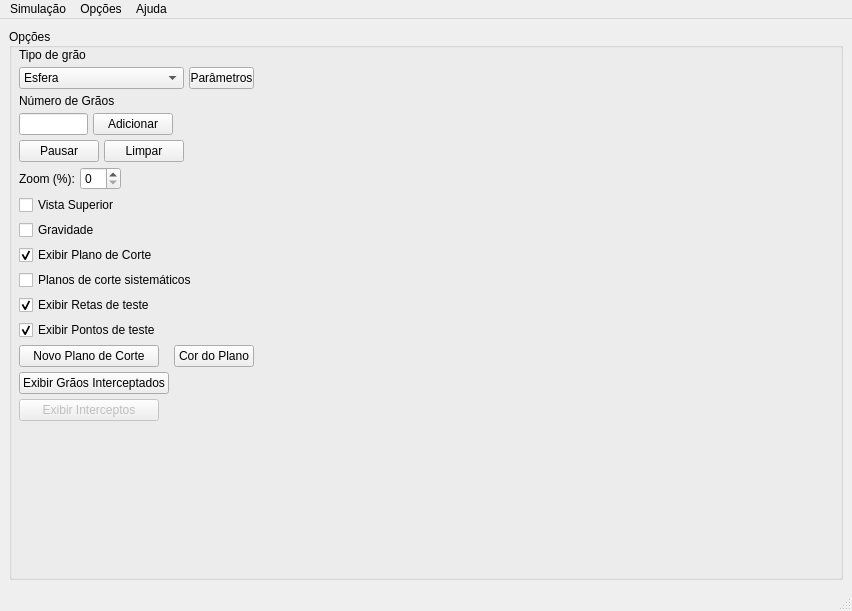
<?xml version="1.0" encoding="UTF-8"?>
<ui version="4.0">
 <author>Lucas Simão</author>
 <class>MainWindow</class>
 <widget class="QMainWindow" name="MainWindow">
  <property name="geometry">
   <rect>
    <x>0</x>
    <y>0</y>
    <width>852</width>
    <height>611</height>
   </rect>
  </property>
  <property name="sizePolicy">
   <sizepolicy hsizetype="Preferred" vsizetype="Preferred">
    <horstretch>0</horstretch>
    <verstretch>0</verstretch>
   </sizepolicy>
  </property>
  <property name="minimumSize">
   <size>
    <width>800</width>
    <height>600</height>
   </size>
  </property>
  <property name="windowTitle">
   <string>Caixa de Grãos</string>
  </property>
  <property name="windowIcon">
   <iconset>
    <normaloff>../../../../Qt/2009.02/share/pixmaps/qtcreator_logo_24.png</normaloff>../../../../Qt/2009.02/share/pixmaps/qtcreator_logo_24.png</iconset>
  </property>
  <property name="documentMode">
   <bool>false</bool>
  </property>
  <widget class="QWidget" name="centralwidget">
   <property name="maximumSize">
    <size>
     <width>16777215</width>
     <height>16777215</height>
    </size>
   </property>
   <property name="sizeIncrement">
    <size>
     <width>0</width>
     <height>0</height>
    </size>
   </property>
   <property name="acceptDrops">
    <bool>false</bool>
   </property>
   <layout class="QHBoxLayout" name="horizontalLayout">
    <item>
     <layout class="QHBoxLayout" name="horizontalLayout_2">
      <item>
       <widget class="QGroupBox" name="groupBox">
        <property name="sizePolicy">
         <sizepolicy hsizetype="Minimum" vsizetype="Minimum">
          <horstretch>0</horstretch>
          <verstretch>0</verstretch>
         </sizepolicy>
        </property>
        <property name="minimumSize">
         <size>
          <width>245</width>
          <height>0</height>
         </size>
        </property>
        <property name="maximumSize">
         <size>
          <width>16777215</width>
          <height>16777215</height>
         </size>
        </property>
        <property name="baseSize">
         <size>
          <width>0</width>
          <height>0</height>
         </size>
        </property>
        <property name="layoutDirection">
         <enum>Qt::LeftToRight</enum>
        </property>
        <property name="autoFillBackground">
         <bool>false</bool>
        </property>
        <property name="title">
         <string>Opções </string>
        </property>
        <property name="alignment">
         <set>Qt::AlignLeading|Qt::AlignLeft|Qt::AlignVCenter</set>
        </property>
        <widget class="QWidget" name="verticalLayoutWidget">
         <property name="geometry">
          <rect>
           <x>10</x>
           <y>20</y>
           <width>235</width>
           <height>553</height>
          </rect>
         </property>
         <layout class="QVBoxLayout" name="verticalLayout">
          <property name="spacing">
           <number>5</number>
          </property>
          <item>
           <widget class="QLabel" name="label">
            <property name="text">
             <string>Tipo de grão</string>
            </property>
            <property name="buddy">
             <cstring>comboBoxTipoGrao</cstring>
            </property>
           </widget>
          </item>
          <item>
           <layout class="QHBoxLayout" name="horizontalLayout_10">
            <item>
             <widget class="QComboBox" name="comboBoxTipoGrao">
              <property name="cursor">
               <cursorShape>PointingHandCursor</cursorShape>
              </property>
              <item>
               <property name="text">
                <string>Esfera</string>
               </property>
              </item>
              <item>
               <property name="text">
                <string>Prisma Triangular</string>
               </property>
              </item>
              <item>
               <property name="text">
                <string>Prismas Triangular Truncado</string>
               </property>
              </item>
             </widget>
            </item>
            <item>
             <widget class="QPushButton" name="btnParametros">
              <property name="maximumSize">
               <size>
                <width>65</width>
                <height>16777215</height>
               </size>
              </property>
              <property name="cursor">
               <cursorShape>PointingHandCursor</cursorShape>
              </property>
              <property name="text">
               <string>Parâmetros</string>
              </property>
             </widget>
            </item>
           </layout>
          </item>
          <item>
           <widget class="QLabel" name="label_2">
            <property name="text">
             <string>Número de Grãos</string>
            </property>
            <property name="buddy">
             <cstring>textNumeroGraos</cstring>
            </property>
           </widget>
          </item>
          <item>
           <layout class="QHBoxLayout" name="horizontalLayout_3">
            <item>
             <widget class="QLineEdit" name="textNumeroGraos"/>
            </item>
            <item>
             <widget class="QPushButton" name="btnAdicionar">
              <property name="cursor">
               <cursorShape>PointingHandCursor</cursorShape>
              </property>
              <property name="text">
               <string>Adicionar</string>
              </property>
             </widget>
            </item>
            <item>
             <spacer name="horizontalSpacer_3">
              <property name="orientation">
               <enum>Qt::Horizontal</enum>
              </property>
              <property name="sizeHint" stdset="0">
               <size>
                <width>120</width>
                <height>20</height>
               </size>
              </property>
             </spacer>
            </item>
           </layout>
          </item>
          <item>
           <layout class="QHBoxLayout" name="horizontalLayout_4"/>
          </item>
          <item>
           <layout class="QHBoxLayout" name="horizontalLayout_5">
            <item>
             <widget class="QPushButton" name="btnParar">
              <property name="cursor">
               <cursorShape>PointingHandCursor</cursorShape>
              </property>
              <property name="text">
               <string>Pausar</string>
              </property>
             </widget>
            </item>
            <item>
             <widget class="QPushButton" name="btnLimpar">
              <property name="cursor">
               <cursorShape>PointingHandCursor</cursorShape>
              </property>
              <property name="text">
               <string>Limpar</string>
              </property>
             </widget>
            </item>
            <item>
             <spacer name="horizontalSpacer_2">
              <property name="orientation">
               <enum>Qt::Horizontal</enum>
              </property>
              <property name="sizeHint" stdset="0">
               <size>
                <width>94</width>
                <height>20</height>
               </size>
              </property>
             </spacer>
            </item>
           </layout>
          </item>
          <item>
           <layout class="QHBoxLayout" name="horizontalLayout_6">
            <item>
             <widget class="QLabel" name="label_4">
              <property name="text">
               <string>Zoom (%):</string>
              </property>
             </widget>
            </item>
            <item>
             <widget class="QSpinBox" name="spinBoxZoom">
              <property name="cursor">
               <cursorShape>PointingHandCursor</cursorShape>
              </property>
             </widget>
            </item>
            <item>
             <spacer name="horizontalSpacer_4">
              <property name="orientation">
               <enum>Qt::Horizontal</enum>
              </property>
              <property name="sizeHint" stdset="0">
               <size>
                <width>40</width>
                <height>20</height>
               </size>
              </property>
             </spacer>
            </item>
           </layout>
          </item>
          <item>
           <widget class="QCheckBox" name="checkBoxVistaSuperior">
            <property name="cursor">
             <cursorShape>PointingHandCursor</cursorShape>
            </property>
            <property name="text">
             <string>Vista Superior</string>
            </property>
           </widget>
          </item>
          <item>
           <widget class="QCheckBox" name="checkBoxGravidade">
            <property name="cursor">
             <cursorShape>PointingHandCursor</cursorShape>
            </property>
            <property name="text">
             <string>Gravidade</string>
            </property>
            <property name="checked">
             <bool>false</bool>
            </property>
           </widget>
          </item>
          <item>
           <layout class="QHBoxLayout" name="horizontalLayout_13">
            <item>
             <widget class="QCheckBox" name="checkBoxExibirPlanoDeCorte">
              <property name="cursor">
               <cursorShape>PointingHandCursor</cursorShape>
              </property>
              <property name="text">
               <string>Exibir Plano de Corte</string>
              </property>
              <property name="checked">
               <bool>true</bool>
              </property>
             </widget>
            </item>
           </layout>
          </item>
          <item>
           <widget class="QCheckBox" name="checkBoxPlanoDeCorteSistematico">
            <property name="text">
             <string>Planos de corte sistemáticos</string>
            </property>
           </widget>
          </item>
          <item>
           <layout class="QHBoxLayout" name="horizontalLayout_14">
            <item>
             <widget class="QCheckBox" name="checkBoxExibirRetasTeste">
              <property name="cursor">
               <cursorShape>PointingHandCursor</cursorShape>
              </property>
              <property name="text">
               <string>Exibir Retas de teste</string>
              </property>
              <property name="checked">
               <bool>true</bool>
              </property>
             </widget>
            </item>
           </layout>
          </item>
          <item>
           <widget class="QCheckBox" name="checkBoxExibirPontosTeste">
            <property name="cursor">
             <cursorShape>PointingHandCursor</cursorShape>
            </property>
            <property name="text">
             <string>Exibir Pontos de teste</string>
            </property>
            <property name="checked">
             <bool>true</bool>
            </property>
           </widget>
          </item>
          <item>
           <layout class="QHBoxLayout" name="horizontalLayout_9">
            <item>
             <widget class="QPushButton" name="btnNovoPlanodeCorte">
              <property name="minimumSize">
               <size>
                <width>140</width>
                <height>0</height>
               </size>
              </property>
              <property name="cursor">
               <cursorShape>PointingHandCursor</cursorShape>
              </property>
              <property name="text">
               <string>Novo Plano de Corte</string>
              </property>
             </widget>
            </item>
            <item>
             <spacer name="horizontalSpacer_5">
              <property name="orientation">
               <enum>Qt::Horizontal</enum>
              </property>
              <property name="sizeHint" stdset="0">
               <size>
                <width>40</width>
                <height>20</height>
               </size>
              </property>
             </spacer>
            </item>
            <item>
             <widget class="QPushButton" name="btnPlanoDeCorteCor">
              <property name="cursor">
               <cursorShape>PointingHandCursor</cursorShape>
              </property>
              <property name="text">
               <string>Cor do Plano</string>
              </property>
             </widget>
            </item>
           </layout>
          </item>
          <item>
           <layout class="QHBoxLayout" name="horizontalLayout_7">
            <item>
             <widget class="QPushButton" name="btnPlanovsGraos">
              <property name="minimumSize">
               <size>
                <width>140</width>
                <height>0</height>
               </size>
              </property>
              <property name="cursor">
               <cursorShape>PointingHandCursor</cursorShape>
              </property>
              <property name="text">
               <string>Exibir Grãos Interceptados</string>
              </property>
             </widget>
            </item>
            <item>
             <spacer name="horizontalSpacer_9">
              <property name="orientation">
               <enum>Qt::Horizontal</enum>
              </property>
              <property name="sizeHint" stdset="0">
               <size>
                <width>40</width>
                <height>20</height>
               </size>
              </property>
             </spacer>
            </item>
           </layout>
          </item>
          <item>
           <layout class="QHBoxLayout" name="horizontalLayout_8">
            <item>
             <widget class="QPushButton" name="btnExibirInterceptos">
              <property name="enabled">
               <bool>false</bool>
              </property>
              <property name="sizePolicy">
               <sizepolicy hsizetype="Minimum" vsizetype="Minimum">
                <horstretch>0</horstretch>
                <verstretch>0</verstretch>
               </sizepolicy>
              </property>
              <property name="minimumSize">
               <size>
                <width>140</width>
                <height>20</height>
               </size>
              </property>
              <property name="cursor">
               <cursorShape>PointingHandCursor</cursorShape>
              </property>
              <property name="text">
               <string>Exibir Interceptos</string>
              </property>
             </widget>
            </item>
            <item>
             <spacer name="horizontalSpacer_8">
              <property name="orientation">
               <enum>Qt::Horizontal</enum>
              </property>
              <property name="sizeHint" stdset="0">
               <size>
                <width>40</width>
                <height>20</height>
               </size>
              </property>
             </spacer>
            </item>
           </layout>
          </item>
          <item>
           <spacer name="verticalSpacer">
            <property name="orientation">
             <enum>Qt::Vertical</enum>
            </property>
            <property name="sizeHint" stdset="0">
             <size>
              <width>20</width>
              <height>0</height>
             </size>
            </property>
           </spacer>
          </item>
         </layout>
        </widget>
       </widget>
      </item>
     </layout>
    </item>
   </layout>
  </widget>
  <widget class="QMenuBar" name="menubar">
   <property name="geometry">
    <rect>
     <x>0</x>
     <y>0</y>
     <width>852</width>
     <height>22</height>
    </rect>
   </property>
   <widget class="QMenu" name="menuArquivo">
    <property name="title">
     <string>Simulação</string>
    </property>
    <addaction name="actionNova_Simulacao"/>
    <addaction name="actionSalvar_Figura"/>
    <addaction name="actionSalvar_resultados"/>
    <addaction name="actionSalvar_cena"/>
    <addaction name="actionAbrir_cena"/>
    <addaction name="separator"/>
    <addaction name="actionSair"/>
   </widget>
   <widget class="QMenu" name="menuOp_es">
    <property name="title">
     <string>Opções</string>
    </property>
    <widget class="QMenu" name="menuAdi_o_Sistem_tica">
     <property name="title">
      <string>Adição Sistemática</string>
     </property>
     <widget class="QMenu" name="menuCom_volume_da_Caixa_Fixo">
      <property name="title">
       <string>Com Volume da Caixa Fixo</string>
      </property>
      <addaction name="actionAdicaoSistematicaEsferas"/>
      <addaction name="actionAdicaoSistematicaPrismaTriangular"/>
     </widget>
     <widget class="QMenu" name="menuCom_Volume_da_Caixa_Ajust_vel">
      <property name="title">
       <string>Com Volume da Caixa Ajustável</string>
      </property>
      <addaction name="actionAdicaoSistematicaPrismaTriangularComVolumeAjustavel"/>
      <addaction name="actionEsferas"/>
     </widget>
     <addaction name="menuCom_volume_da_Caixa_Fixo"/>
     <addaction name="menuCom_Volume_da_Caixa_Ajust_vel"/>
     <addaction name="actionDistribui_o_Log_Normal"/>
    </widget>
    <addaction name="actionPercola_o"/>
    <addaction name="actionExecutarCortesSistematicos"/>
    <addaction name="actionGrade_de_pontos_e_linha_teste"/>
    <addaction name="actionDistribui_o_de_gr_os"/>
    <addaction name="menuAdi_o_Sistem_tica"/>
   </widget>
   <widget class="QMenu" name="menuAjuda">
    <property name="title">
     <string>Ajuda</string>
    </property>
    <addaction name="actionAjuda"/>
    <addaction name="actionSobre"/>
   </widget>
   <addaction name="menuArquivo"/>
   <addaction name="menuOp_es"/>
   <addaction name="menuAjuda"/>
  </widget>
  <widget class="QStatusBar" name="statusBar">
   <property name="statusTip">
    <string/>
   </property>
   <property name="sizeGripEnabled">
    <bool>true</bool>
   </property>
  </widget>
  <action name="actionSalvar_Figura">
   <property name="text">
    <string>Salvar Imagem</string>
   </property>
  </action>
  <action name="actionSalvar_resultados">
   <property name="text">
    <string>Salvar resultados</string>
   </property>
  </action>
  <action name="actionSalvar_cena">
   <property name="text">
    <string>Salvar cena</string>
   </property>
  </action>
  <action name="actionAbrir_cena">
   <property name="text">
    <string>Abrir cena</string>
   </property>
  </action>
  <action name="actionSair">
   <property name="text">
    <string>Sair</string>
   </property>
  </action>
  <action name="actionEsferas_identicas">
   <property name="checkable">
    <bool>true</bool>
   </property>
   <property name="checked">
    <bool>true</bool>
   </property>
   <property name="text">
    <string>Esferas idênticas</string>
   </property>
   <property name="iconText">
    <string>Usar esferas idênticas</string>
   </property>
  </action>
  <action name="actionEsferas_aleatorias">
   <property name="checkable">
    <bool>true</bool>
   </property>
   <property name="text">
    <string>Usar grãos aleatórios</string>
   </property>
   <property name="iconText">
    <string>Usar grãos aleatórios</string>
   </property>
  </action>
  <action name="actionPercola_o">
   <property name="enabled">
    <bool>false</bool>
   </property>
   <property name="text">
    <string>Percolação</string>
   </property>
  </action>
  <action name="actionCores_dos_gr_os">
   <property name="text">
    <string>Cores dos grãos</string>
   </property>
  </action>
  <action name="actionExecutarCortesSistematicos">
   <property name="text">
    <string>Executar cortes sistemáticos</string>
   </property>
  </action>
  <action name="actionGrade_de_pontos_e_linha_teste">
   <property name="enabled">
    <bool>true</bool>
   </property>
   <property name="text">
    <string>Grade de pontos e linha teste</string>
   </property>
  </action>
  <action name="actionPlano_de_corte">
   <property name="text">
    <string>Plano de corte</string>
   </property>
  </action>
  <action name="actionExibir_resultados">
   <property name="text">
    <string>Exibir resultados</string>
   </property>
  </action>
  <action name="actionDistribui_o_de_gr_os">
   <property name="text">
    <string>Distribuição de grãos</string>
   </property>
  </action>
  <action name="actionPlano_de_fundo">
   <property name="text">
    <string>Cor de fundo</string>
   </property>
  </action>
  <action name="actionTetaedro">
   <property name="text">
    <string>Tetaedro</string>
   </property>
  </action>
  <action name="actionEctaedro">
   <property name="text">
    <string>Octaedro</string>
   </property>
  </action>
  <action name="actionCubo_simples">
   <property name="text">
    <string>Cúbico simples</string>
   </property>
  </action>
  <action name="actionC_bico_de_corpo_centrado">
   <property name="text">
    <string>Cúbico de corpo centrado</string>
   </property>
  </action>
  <action name="actionCores">
   <property name="text">
    <string>Cores</string>
   </property>
  </action>
  <action name="actionAjuda">
   <property name="text">
    <string>Ajuda</string>
   </property>
  </action>
  <action name="actionSobre">
   <property name="text">
    <string>Sobre ...</string>
   </property>
  </action>
  <action name="actionNova_Simulacao">
   <property name="text">
    <string>Nova Simulacao</string>
   </property>
  </action>
  <action name="actionAdi_o_Sistem_tica_de_Prismas">
   <property name="text">
    <string>Adição Sistemática de Prismas </string>
   </property>
  </action>
  <action name="actionAdicaoSistematicaEsferas">
   <property name="text">
    <string>Esferas</string>
   </property>
  </action>
  <action name="actionAdicaoSistematicaPrismaTriangular">
   <property name="text">
    <string>Prismas Triangulares</string>
   </property>
  </action>
  <action name="actionPrismas_Triangulares_Truncados">
   <property name="text">
    <string>Prismas Triangulares Truncados</string>
   </property>
  </action>
  <action name="actionAdicaoSistematicaPrismaTriangularComVolumeAjustavel">
   <property name="text">
    <string>Prismas Triangulares</string>
   </property>
  </action>
  <action name="actionEsferas">
   <property name="text">
    <string>Esferas</string>
   </property>
  </action>
  <action name="actionDistribui_o_Log_Normal">
   <property name="text">
    <string>Distribuição Log Normal</string>
   </property>
  </action>
 </widget>
 <resources/>
 <connections>
  <connection>
   <sender>btnAdicionar</sender>
   <signal>clicked()</signal>
   <receiver>MainWindow</receiver>
   <slot>adicionarObjetos()</slot>
   <hints>
    <hint type="sourcelabel">
     <x>180</x>
     <y>144</y>
    </hint>
    <hint type="destinationlabel">
     <x>399</x>
     <y>305</y>
    </hint>
   </hints>
  </connection>
  <connection>
   <sender>btnParar</sender>
   <signal>clicked()</signal>
   <receiver>MainWindow</receiver>
   <slot>pararSimulacao()</slot>
   <hints>
    <hint type="sourcelabel">
     <x>71</x>
     <y>181</y>
    </hint>
    <hint type="destinationlabel">
     <x>399</x>
     <y>305</y>
    </hint>
   </hints>
  </connection>
  <connection>
   <sender>btnLimpar</sender>
   <signal>clicked()</signal>
   <receiver>MainWindow</receiver>
   <slot>limparSimulacao()</slot>
   <hints>
    <hint type="sourcelabel">
     <x>177</x>
     <y>181</y>
    </hint>
    <hint type="destinationlabel">
     <x>399</x>
     <y>305</y>
    </hint>
   </hints>
  </connection>
  <connection>
   <sender>btnNovoPlanodeCorte</sender>
   <signal>clicked()</signal>
   <receiver>MainWindow</receiver>
   <slot>novoPlanoDeCorte()</slot>
   <hints>
    <hint type="sourcelabel">
     <x>99</x>
     <y>380</y>
    </hint>
    <hint type="destinationlabel">
     <x>399</x>
     <y>305</y>
    </hint>
   </hints>
  </connection>
  <connection>
   <sender>actionSair</sender>
   <signal>triggered()</signal>
   <receiver>MainWindow</receiver>
   <slot>close()</slot>
   <hints>
    <hint type="sourcelabel">
     <x>-1</x>
     <y>-1</y>
    </hint>
    <hint type="destinationlabel">
     <x>425</x>
     <y>304</y>
    </hint>
   </hints>
  </connection>
  <connection>
   <sender>checkBoxGravidade</sender>
   <signal>toggled(bool)</signal>
   <receiver>MainWindow</receiver>
   <slot>usarGravidade(bool)</slot>
   <hints>
    <hint type="sourcelabel">
     <x>141</x>
     <y>255</y>
    </hint>
    <hint type="destinationlabel">
     <x>425</x>
     <y>304</y>
    </hint>
   </hints>
  </connection>
  <connection>
   <sender>checkBoxExibirPlanoDeCorte</sender>
   <signal>toggled(bool)</signal>
   <receiver>MainWindow</receiver>
   <slot>exibirPlanoDeCorte(bool)</slot>
   <hints>
    <hint type="sourcelabel">
     <x>154</x>
     <y>279</y>
    </hint>
    <hint type="destinationlabel">
     <x>425</x>
     <y>304</y>
    </hint>
   </hints>
  </connection>
  <connection>
   <sender>btnPlanovsGraos</sender>
   <signal>clicked()</signal>
   <receiver>MainWindow</receiver>
   <slot>exibirGraosInterceptados()</slot>
   <hints>
    <hint type="sourcelabel">
     <x>98</x>
     <y>410</y>
    </hint>
    <hint type="destinationlabel">
     <x>425</x>
     <y>304</y>
    </hint>
   </hints>
  </connection>
  <connection>
   <sender>btnParametros</sender>
   <signal>clicked()</signal>
   <receiver>MainWindow</receiver>
   <slot>configurarParametros()</slot>
   <hints>
    <hint type="sourcelabel">
     <x>209</x>
     <y>85</y>
    </hint>
    <hint type="destinationlabel">
     <x>425</x>
     <y>304</y>
    </hint>
   </hints>
  </connection>
  <connection>
   <sender>btnExibirInterceptos</sender>
   <signal>clicked()</signal>
   <receiver>MainWindow</receiver>
   <slot>exibirInterceptos()</slot>
   <hints>
    <hint type="sourcelabel">
     <x>161</x>
     <y>440</y>
    </hint>
    <hint type="destinationlabel">
     <x>425</x>
     <y>304</y>
    </hint>
   </hints>
  </connection>
  <connection>
   <sender>actionNova_Simulacao</sender>
   <signal>triggered()</signal>
   <receiver>MainWindow</receiver>
   <slot>novaSimulacao()</slot>
   <hints>
    <hint type="sourcelabel">
     <x>-1</x>
     <y>-1</y>
    </hint>
    <hint type="destinationlabel">
     <x>425</x>
     <y>304</y>
    </hint>
   </hints>
  </connection>
  <connection>
   <sender>actionEsferas_aleatorias</sender>
   <signal>toggled(bool)</signal>
   <receiver>MainWindow</receiver>
   <slot>usarGraosAleatorios(bool)</slot>
   <hints>
    <hint type="sourcelabel">
     <x>-1</x>
     <y>-1</y>
    </hint>
    <hint type="destinationlabel">
     <x>425</x>
     <y>305</y>
    </hint>
   </hints>
  </connection>
  <connection>
   <sender>checkBoxExibirPontosTeste</sender>
   <signal>toggled(bool)</signal>
   <receiver>MainWindow</receiver>
   <slot>exibirPontosTeste(bool)</slot>
   <hints>
    <hint type="sourcelabel">
     <x>253</x>
     <y>351</y>
    </hint>
    <hint type="destinationlabel">
     <x>425</x>
     <y>305</y>
    </hint>
   </hints>
  </connection>
  <connection>
   <sender>checkBoxExibirRetasTeste</sender>
   <signal>toggled(bool)</signal>
   <receiver>MainWindow</receiver>
   <slot>exibirRetasTeste(bool)</slot>
   <hints>
    <hint type="sourcelabel">
     <x>174</x>
     <y>327</y>
    </hint>
    <hint type="destinationlabel">
     <x>425</x>
     <y>305</y>
    </hint>
   </hints>
  </connection>
  <connection>
   <sender>actionGrade_de_pontos_e_linha_teste</sender>
   <signal>triggered()</signal>
   <receiver>MainWindow</receiver>
   <slot>configurarGrade()</slot>
   <hints>
    <hint type="sourcelabel">
     <x>-1</x>
     <y>-1</y>
    </hint>
    <hint type="destinationlabel">
     <x>425</x>
     <y>305</y>
    </hint>
   </hints>
  </connection>
  <connection>
   <sender>checkBoxVistaSuperior</sender>
   <signal>toggled(bool)</signal>
   <receiver>MainWindow</receiver>
   <slot>exibirVisaoSuperior(bool)</slot>
   <hints>
    <hint type="sourcelabel">
     <x>137</x>
     <y>223</y>
    </hint>
    <hint type="destinationlabel">
     <x>425</x>
     <y>305</y>
    </hint>
   </hints>
  </connection>
  <connection>
   <sender>checkBoxPlanoDeCorteSistematico</sender>
   <signal>toggled(bool)</signal>
   <receiver>MainWindow</receiver>
   <slot>mudarEstrategiaDeAlturasDoPlanodeCorte(bool)</slot>
   <hints>
    <hint type="sourcelabel">
     <x>137</x>
     <y>294</y>
    </hint>
    <hint type="destinationlabel">
     <x>425</x>
     <y>305</y>
    </hint>
   </hints>
  </connection>
  <connection>
   <sender>actionAdicaoSistematicaEsferas</sender>
   <signal>triggered()</signal>
   <receiver>MainWindow</receiver>
   <slot>adicionarEsferasSistematicamente()</slot>
   <hints>
    <hint type="sourcelabel">
     <x>-1</x>
     <y>-1</y>
    </hint>
    <hint type="destinationlabel">
     <x>425</x>
     <y>305</y>
    </hint>
   </hints>
  </connection>
  <connection>
   <sender>actionAdicaoSistematicaPrismaTriangular</sender>
   <signal>triggered()</signal>
   <receiver>MainWindow</receiver>
   <slot>adicionarPrismasSistematicamente()</slot>
   <hints>
    <hint type="sourcelabel">
     <x>-1</x>
     <y>-1</y>
    </hint>
    <hint type="destinationlabel">
     <x>425</x>
     <y>305</y>
    </hint>
   </hints>
  </connection>
  <connection>
   <sender>actionExecutarCortesSistematicos</sender>
   <signal>triggered()</signal>
   <receiver>MainWindow</receiver>
   <slot>actionExecutarCortesSistematicos()</slot>
   <hints>
    <hint type="sourcelabel">
     <x>-1</x>
     <y>-1</y>
    </hint>
    <hint type="destinationlabel">
     <x>425</x>
     <y>305</y>
    </hint>
   </hints>
  </connection>
  <connection>
   <sender>actionAdicaoSistematicaPrismaTriangularComVolumeAjustavel</sender>
   <signal>triggered()</signal>
   <receiver>MainWindow</receiver>
   <slot>adicionarPrismasSistematicamenteComVolumeDaCaixaAjustavel()</slot>
   <hints>
    <hint type="sourcelabel">
     <x>-1</x>
     <y>-1</y>
    </hint>
    <hint type="destinationlabel">
     <x>425</x>
     <y>305</y>
    </hint>
   </hints>
  </connection>
  <connection>
   <sender>actionEsferas</sender>
   <signal>triggered()</signal>
   <receiver>MainWindow</receiver>
   <slot>adicionarEsferasSistematicamenteComVolumeDaCaixaAjustavel()</slot>
   <hints>
    <hint type="sourcelabel">
     <x>-1</x>
     <y>-1</y>
    </hint>
    <hint type="destinationlabel">
     <x>425</x>
     <y>305</y>
    </hint>
   </hints>
  </connection>
  <connection>
   <sender>actionDistribui_o_Log_Normal</sender>
   <signal>triggered()</signal>
   <receiver>MainWindow</receiver>
   <slot>distribuicaoLogNormal()</slot>
   <hints>
    <hint type="sourcelabel">
     <x>-1</x>
     <y>-1</y>
    </hint>
    <hint type="destinationlabel">
     <x>425</x>
     <y>305</y>
    </hint>
   </hints>
  </connection>
  <connection>
   <sender>btnPlanoDeCorteCor</sender>
   <signal>clicked()</signal>
   <receiver>MainWindow</receiver>
   <slot>configurarCorDoPlanoDeCorte()</slot>
   <hints>
    <hint type="sourcelabel">
     <x>215</x>
     <y>369</y>
    </hint>
    <hint type="destinationlabel">
     <x>425</x>
     <y>305</y>
    </hint>
   </hints>
  </connection>
 </connections>
 <slots>
  <slot>adicionarObjetos()</slot>
  <slot>pararSimulacao()</slot>
  <slot>limparSimulacao()</slot>
  <slot>novoPlanoDeCorte()</slot>
  <slot>exibirSobre()</slot>
  <slot>usarGravidade(bool)</slot>
  <slot>exibirPlanoDeCorte(bool)</slot>
  <slot>exibirGraosInterceptados()</slot>
  <slot>configurarParametros()</slot>
  <slot>exibirInterceptos()</slot>
  <slot>novaSimulacao()</slot>
  <slot>usarGraosAleatorios(bool)</slot>
  <slot>exibirRetasTeste(bool)</slot>
  <slot>exibirPontosTeste(bool)</slot>
  <slot>configurarGrade()</slot>
  <slot>exibirVisaoSuperior(bool)</slot>
  <slot>mudarEstrategiaDeAlturasDoPlanodeCorte(bool)</slot>
  <slot>adicionarEsferasSistematicamente()</slot>
  <slot>adicionarPrismasSistematicamente()</slot>
  <slot>actionExecutarCortesSistematicos()</slot>
  <slot>adicionarPrismasSistematicamenteComVolumeDaCaixaAjustavel()</slot>
  <slot>adicionarEsferasSistematicamenteComVolumeDaCaixaAjustavel()</slot>
  <slot>distribuicaoLogNormal()</slot>
  <slot>configurarCorDoPlanoDeCorte()</slot>
 </slots>
</ui>
